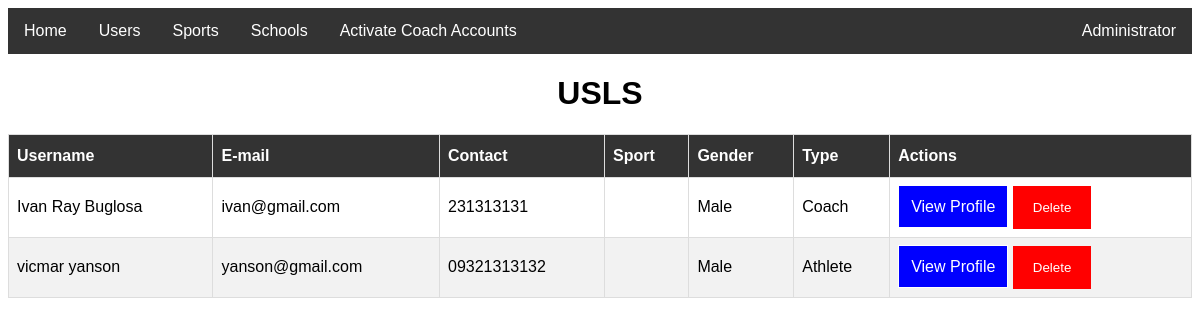
The page /school.php?school=USLS (signed in) on the database its author committed.
### tables this page shows
CREATE TABLE `users` (
  `id` int(20) NOT NULL,
  `name` varchar(70) NOT NULL,
  `password` varchar(40) NOT NULL,
  `email` varchar(50) NOT NULL,
  `school` varchar(100) DEFAULT NULL,
  `previous_school` text,
  `contact` varchar(20) DEFAULT NULL,
  `address` varchar(100) DEFAULT NULL,
  `birthdate` date NOT NULL,
  `gender` text NOT NULL,
  `sports_id` int(2) DEFAULT NULL,
  `position_id` int(11) DEFAULT NULL,
  `created_at` datetime NOT NULL,
  `updated_at` datetime NOT NULL,
  `type` text NOT NULL,
  `status` text NOT NULL
);

### web_db.php (called while the page is built, shortened)
<?php
$dbHost = 'localhost';
$dbName = 'android_db';
$dbUser = 'root';
$dbPass = '';
    try {
        $config = new PDO("mysql:host={$dbHost};dbname={$dbName}",$dbUser,$dbPass);
        $config->setAttribute(PDO::ATTR_ERRMODE,PDO::ERRMODE_EXCEPTION);
    } catch(PDOException $e) {
        echo $e->getMessage();
    }
    include_once('web_config.php');
    $pdo = new Config($config);
?>

### authentication.php (called while the page is built, shortened)
<?php
            $email = $_SESSION['email'];
            $current_user = $pdo->checkEmail($email);
?>

### web_config.php (called while the page is built, shortened)
<?php
    class Config {
        private $db;
        function __construct($config){
            $this->db = $config;
        }
        public function checkEmail($email){
            try{
                $query = $this->db->prepare("SELECT * from users where email=:email");
                $query->bindparam(":email", $email);
                $query->execute();
                return $request = $query->fetch();
            }catch(Exception $e){
                echo $e->getMessage();
                return false;
            }
        }
        public function fetchSchool($school){
            try{
                $query = $this->db->prepare("SELECT * from users WHERE school='$school' AND status='Activated'");
                $query->bindparam(":school", $school);
                $query->execute();
                return $request = $query->fetchAll();
            }catch(Exception $e){
                echo $e->getMessage();
                return false;
            }
        }
    }
?>

### school.php (the view, shortened to what this page needs)
<?php
    include_once('web_db.php');
    include_once('authentication.php');
    $getSchool = $_GET['school'];
?>
<!DOCTYPE html>
<html lang="en">
    <head>
        <link href="styles.css" rel="stylesheet" />
    </head>
    <body>
        <?php include('navbar.php') ?>
        <center><h1><?php echo $getSchool ?></h1>
                <table id="users">
                    <thead>
                            <tr>
                                <th>Username</th>
                                <th>E-mail</th>
                                <th>Contact</th>
                                <th>Sport</th>
                                <th>Gender</th>
                                <th>Type</th>
                                <th>Actions</th>
                    </thead>
                    <tbody>
                        <?php
                            $users = $pdo->fetchSchool($getSchool);
                            if(is_array($users) && !empty($users)){
                                foreach($users as $user){
                        ?>
                        <tr>
                            <td><?php echo $user['name']; ?></td>
                            <td><?php echo $user['email']; ?></td>
                            <td><?php echo $user['contact']; ?></td>
                            <td><?php echo $user['sport']; ?></td>
                            <td><?php echo $user['gender']; ?></td>
                            <td><?php echo $user['type']; ?></td>
                            <td>
                                <a class="view-profile" href="userProfile.php?id=<?php echo $user['id']?>">View Profile</a>
                                <form method="post" class="delete-form">
                                    <button class="delete-button" type="submit" name="delete">Delete</button>
                                </form>
                            </td>
                        </tr>
                        <?php } }?>
                    </tbody>
                </table>
            </center>
    </body>
</html>

### navbar.php (shortened to what this page needs)
<div class="navbar">
    <a href="home.php">Home</a>
    <?php
        if($current_user['type'] == 'Admin'){
    ?>
        <a href="index.php">Users</a>
    <?php }else{ ?>
        <a href="index.php"><?php echo $current_user['sport'];?> Athletes</a>
    <?php } ?>
    <?php
        if($current_user['type'] == 'Admin'){
    ?>
        <div class="dropdown">
            <button class="dropbtn" onclick="sportDropDown()">Sports</button>
        </div>
        <div class="dropdown">
            <button class="dropbtn" onclick="schoolDropdown()">Schools</button>
        </div>
    <?php }?>
        <?php if($current_user['type'] == 'Admin'){ ?>
            <a href="DeactivatedUsers.php" class="user-profile">Activate Coach Accounts</a>
        <?php } ?>
        <div class="dropdown user-profile">
            <button class="dropbtn" onclick="profileDropdown()"><?php echo $current_user['name']?></button>
        </div>
</div>

### styles.css (style rules this page uses)
body { font-family: Arial, sans-serif; }
form { margin: auto; }
.delete-form { display: inline-block; }
.delete-button { background-color: red; color: white; padding: 14px 20px; border: none; cursor: pointer; }
#users { font-family: "Trebuchet MS", Arial, Helvetica, sans-serif; border-collapse: collapse; width: 100%; }
#users td, #users th { border: 1px solid #ddd; padding: 8px; }
#users tr:nth-child(even) { background-color: #f2f2f2; }
#users th { padding-top: 12px; padding-bottom: 12px; text-align: left; background-color: #333; color: white; }
.navbar { overflow: hidden; background-color: #333; font-family: Arial, sans-serif; }
.navbar a { float: left; font-size: 16px; color: white; text-align: center; padding: 14px 16px; text-decoration: none; }
.dropdown { float: left; overflow: hidden; }
.dropdown .dropbtn { cursor: pointer; font-size: 16px; border: none; outline: none; color: white; padding: 14px 16px; background-color: inherit; font-family: inherit; margin: 0; }
.user-profile { float: right; }
.view-profile { text-decoration: none; color: white; background-color: blue; border: 1px solid; padding: 12px 12px; }

### rows shown on the page
users: name "Administrator"
users: name "Ivan Ray Buglosa", email "ivan@gmail.com", contact "231313131", gender "Male", type "Coach"
users: name "vicmar yanson", email "yanson@gmail.com", contact "09321313132", gender "Male", type "Athlete"

### other values the page prints
$getSchool "USLS"
